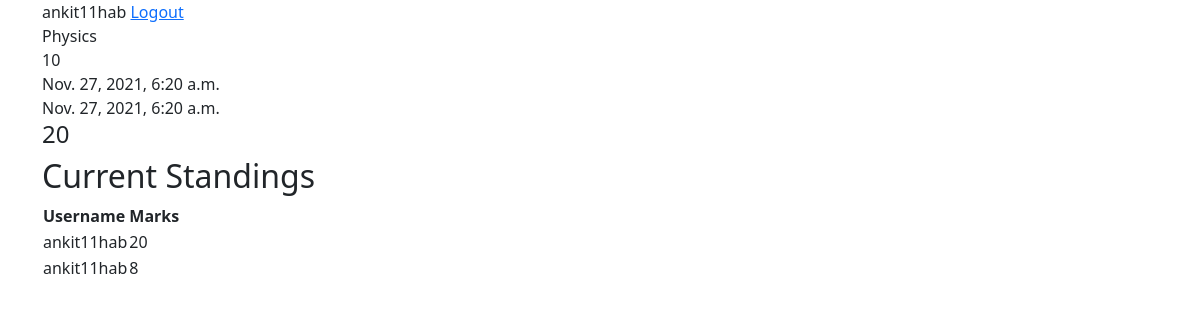
The page /question/4 (signed in) on the database its author committed.
### base/models.py (models this page shows, shortened)
class Question(models.Model):
    title = models.CharField(max_length=200)
    classs = models.IntegerField()
    start_time = models.DateTimeField()
    end_time = models.DateTimeField()
    paper_file = models.FileField(upload_to ='uploads/')
    answer_key = models.CharField(max_length=200,default="")
    marks_per_question = models.IntegerField(default=4)

### users/models.py (models this page shows, shortened)
class Submission(models.Model):
    question = models.ForeignKey(Question, on_delete=models.CASCADE)
    submitted_answer = models.CharField(max_length=200)
    marks_obtd = models.IntegerField(default=0)
    submitted = models.BooleanField(default=False)
    user = models.ForeignKey(User, on_delete=models.CASCADE)

### base/views.py (the view)
# urls.py: path('question/<int:pk>', views.detail_view, name='question-detail'),
@login_required
def detail_view(request,pk):
    question = Question.objects.get(pk = pk)
    all_submissions = Submission.objects.filter(submitted=True)
    if Submission.objects.filter(question=question, user = request.user).first():
        submission = Submission.objects.filter(question=question, user = request.user).first()
    else:
        submission = Submission(question=question, submitted=False, submitted_answer = "", user = request.user)
        submission.save()
    return render(request, 'base/question_detail.html', {'question':question,'submission':submission,'all_submissions':all_submissions})

### base/templates/base/question_detail.html
{% extends 'base/base.html' %}
{% block content %}
{{ user.username }}
<a href="{% url 'logout' %}">Logout</a>
<div>{{ question.title }}</div>
<div>{{ question.classs }}</div>
<div>{{ question.start_time }}</div>
<div>{{ question.end_time }}</div>
{% if submission.submitted %}
    <h4>{{submission.marks_obtd}}</h4>
    <h2>Current Standings</h2>
    <table>
        <tr>
            <th>Username</th>
            <th>Marks</th>
        </tr>
        {% for curr_submission in all_submissions %}
        <tr>
            <td>{{ curr_submission.user.username }}</td>
            <td>{{ curr_submission.marks_obtd }}</td>
        </tr>
        {% endfor %}
    </table>
{% else %}
    <a href = "{% url 'answer-form' question.id %}">Attempt</a>
{% endif %}
{% endblock %}

### rows shown on the page
Question: title "Physics", classs "10", start_time "Nov. 27, 2021, 6:20 a.m.", end_time "Nov. 27, 2021, 6:20 a.m."
Submission: marks_obtd "20", user.username "ankit11hab"
Submission: user.username "ankit11hab", marks_obtd "8"

### other values the page prints
{{ user.username }} "ankit11hab"
